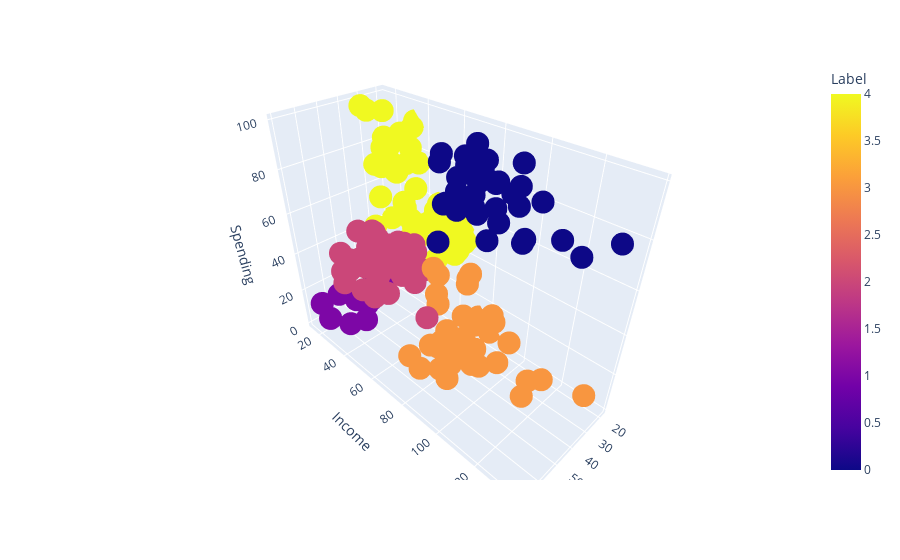

The code cell stored with this chart in its notebook:
### Markdown cell above
#### Restart and run all cells

### Code cell
import plotly.express as px
px.scatter_3d(data_frame=X2, x='Age', y='Income', z='Spending', color='Label')

### Figure 1 — Plotly figure (JSON) as saved in the notebook; plotly's stock layout.template omitted (floating-point values rounded to 4 significant figures; data arrays with more than 128 entries replaced by an {"elided": "..."} marker saying what was removed)
{"data": [{"hovertemplate": "Age=%{x}<br>Income=%{y}<br>Spending=%{z}<br>Label=%{marker.color}<extra></extra>", "legendgroup": "", "marker": {"color": {"elided": "200 int values"}, "coloraxis": "coloraxis", "symbol": "circle"}, "mode": "markers", "name": "", "scene": "scene", "showlegend": false, "type": "scatter3d", "x": {"elided": "200 int values"}, "y": {"elided": "200 int values"}, "z": {"elided": "200 int values"}}], "layout": {"coloraxis": {"colorbar": {"title": {"text": "Label"}}, "colorscale": [[0, "#0d0887"], [0.1111, "#46039f"], [0.2222, "#7201a8"], [0.3333, "#9c179e"], [0.4444, "#bd3786"], [0.5556, "#d8576b"], [0.6667, "#ed7953"], [0.7778, "#fb9f3a"], [0.8889, "#fdca26"], [1, "#f0f921"]]}, "legend": {"tracegroupgap": 0}, "margin": {"t": 60}, "scene": {"domain": {"x": [0, 1], "y": [0, 1]}, "xaxis": {"title": {"text": "Age"}}, "yaxis": {"title": {"text": "Income"}}, "zaxis": {"title": {"text": "Spending"}}}}}
